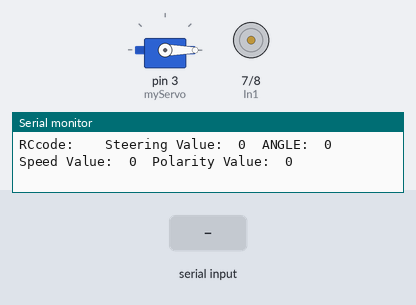
Bench run of a sketch on a simulated Arduino Uno, built with avr-gcc and run on an emulated ATmega328P. Parts: servo, motor-driver pin pairs drawn as motors (green arrow = first pin HIGH = forward, orange = second pin HIGH = backward, longer = more drive, scaled by the enable pin), the last lines printed to the serial monitor. Inputs (shaded band) come from the test bench.

Above: at 1.3 s.
1.4 s: "<90,45,200>" received over Serial
At 2.2 s:
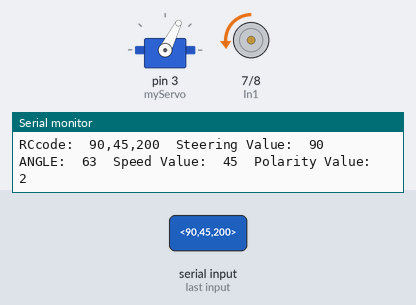
3.0 s: "<30,150,10>" received over Serial
At 3.8 s:
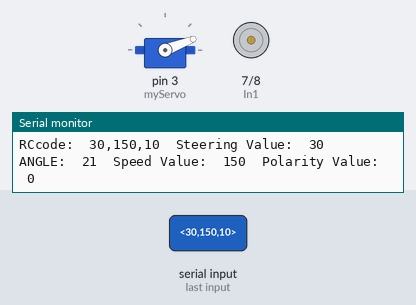
4.6 s: "<90,45>" received over Serial
At 5.8 s:
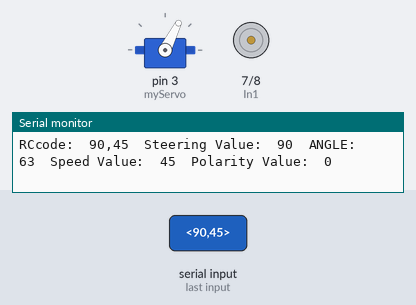
6.2 s: "<1>" received over Serial
At 7.5 s:
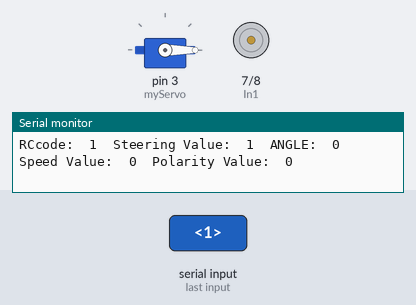
7.8 s: "<200>" received over Serial
At 8.5 s:
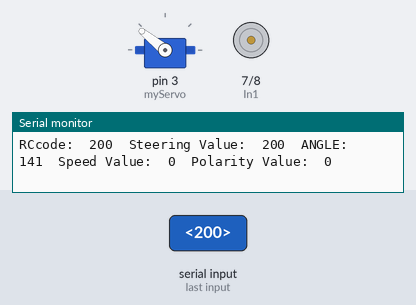
Timing chart, 0 to 10.4 s (numbered marks = the images above; inputs shaded):
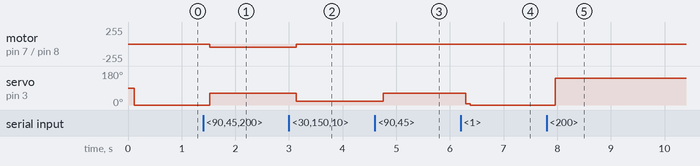

Measured:
- after the input at 1.4 s, motor on pin 7 (In1) / pin 8 (In2): stopped → backward 45/255 after 0.12 s; servo on pin 3 (myServo): 0° → 63° after 0.12 s
- after the input at 3.0 s, motor on pin 7 (In1) / pin 8 (In2): backward 45/255 → stopped after 0.13 s; servo on pin 3 (myServo): 63° → 21° after 0.13 s
- after the input at 4.6 s, servo on pin 3 (myServo): 21° → 63° after 0.15 s
- after the input at 6.2 s, servo on pin 3 (myServo): 63° → 7° after 0.09 s, → 0° 0.08 s later
- after the input at 7.8 s, servo on pin 3 (myServo): 0° → 141° after 0.16 s

The sketch:

BluetoothArduino_RC_Car.ino
```cpp
#include <Servo.h>

//for reading characters in

const byte numChars = 32;
char receivedChars[numChars];

boolean newData = false;

//Inititalise Servo
Servo myServo;

//Define Motor H-Bridge Parameters
int In1 = 7;
int In2 = 8;
int ENA = 5;

//Define variables for incoming bluetooth data
long tmr;
int flag = 0;
String RCSteer;
String RCMotorSpeed;
String Motor_Polarity;
int RCSteer_Int ;
int RCMotorSpeed_Int;
int Motor_Polarity_Int;
int angle;
char  c;

void setup() {

  //Inialise Servo Data Pin
  myServo.attach(3);

  //Initialise H-Bridge Pins Data Output
  pinMode (In1, OUTPUT);
  pinMode (In2, OUTPUT);
  pinMode (ENA, OUTPUT);

  //Initialise Bluetooth Serial communication + Serial Interupt Signal
  Serial.begin(9600);
  delay(100);
}

void loop() {

  //Read Strings into Arduino
    recvWithStartEndMarkers();
    showNewData();

     //Convert Character Array to String Object
    String RCString = receivedChars;

    //Extract Control Components
    RCSteer = RCString.substring(0, 3);
    RCMotorSpeed = RCString.substring(3, 6);
    Motor_Polarity = RCString.substring(6, 7);

    //Convert Strings to Integers
    RCSteer_Int = RCSteer.toInt();
    RCMotorSpeed_Int = RCMotorSpeed.toInt();
    Motor_Polarity_Int = Motor_Polarity.toInt();

    //Print data to Serial Monitor
    Serial.print("RCcode:  ");
    Serial.print(receivedChars);
    Serial.print("  Steering Value:  ");
    Serial.print(RCSteer_Int);
    Serial.print("  ANGLE:  ");
    Serial.print(angle);
    Serial.print("  Speed Value:  ");
    Serial.print(RCMotorSpeed_Int);
    Serial.print("  Polarity Value:  ");
    Serial.println(Motor_Polarity_Int);

    //Calling Steer and MotorControl Functions
    Steer(RCSteer_Int);
    MotorControl(Motor_Polarity_Int,RCMotorSpeed_Int);

  }

void Steer(int RCSteer_Int){
  //Send Steering Data to Servo
  angle = map(RCSteer_Int, 0, 255, 0, 180);
  myServo.write(angle);
}

void MotorControl(int Motor_Polarity_Int, int RCMotorSpeed_Int){

    //Motor Logic
    switch(Motor_Polarity_Int){

    // FORWARDS
    case 1:
      analogWrite(ENA, RCMotorSpeed_Int);
      digitalWrite(In1, HIGH);
      digitalWrite(In2, LOW);
    break;

    // BACKWARDS
    case 2:
      analogWrite(ENA, RCMotorSpeed_Int);
      digitalWrite(In1, LOW);
      digitalWrite(In2, HIGH);
    break;

    // STOP
    case 0:
    digitalWrite(In1, LOW);
    digitalWrite(In2, LOW);
    break;
    }
}
void recvWithStartEndMarkers() {
    static boolean recvInProgress = false;
    static byte ndx = 0;
    char startMarker = '<';
    char endMarker = '>';
    char rc;

    while (Serial.available() > 0 && newData == false) {
        rc = Serial.read();

        if (recvInProgress == true) {
            if (rc != endMarker) {
                receivedChars[ndx] = rc;
                ndx++;
                if (ndx >= numChars) {
                    ndx = numChars - 1;
                }
            }
            else {
                receivedChars[ndx] = '\0'; // terminate the string
                recvInProgress = false;
                ndx = 0;
                newData = true;
            }
        }

        else if (rc == startMarker) {
            recvInProgress = true;
        }
    }
}

void showNewData() {
    if (newData == true ){
        newData = false;
    }
}
```
